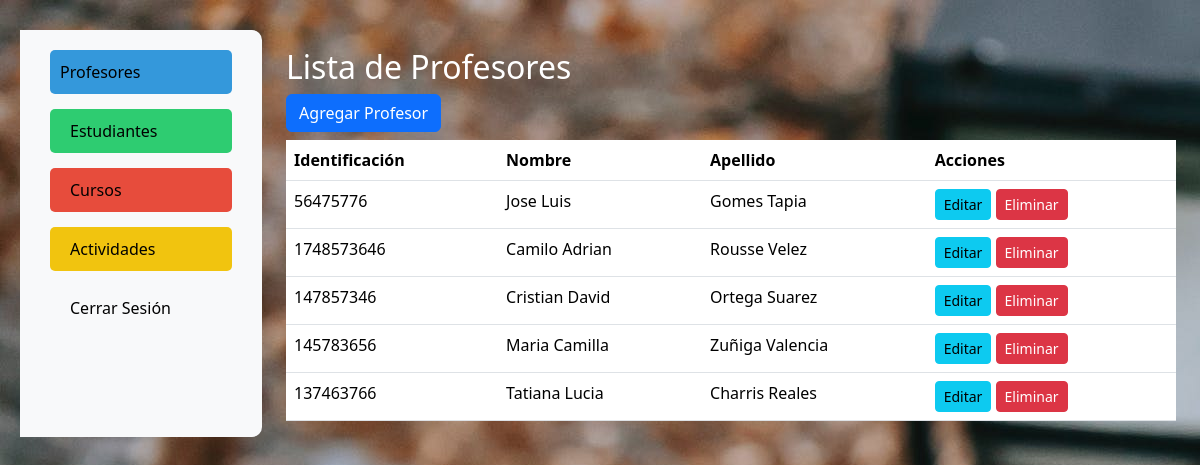
The page /profesores/ on the database its author committed.
### cursos/models.py (models this page shows)
class Profesor(models.Model):
    identificacion = models.CharField(primary_key=True, max_length=20)
    nombre = models.CharField(max_length=100)
    apellido = models.CharField(max_length=100)

### cursos/views.py (the view)
# urls.py: path('profesores/', views.lista_profesores, name='lista_profesores'),
def lista_profesores(request):
    profesores = Profesor.objects.all()
    return render(request, 'cursos/lista_profesores.html', {'profesores': profesores})

### cursos/templates/cursos/lista_profesores.html
{% extends 'plantilla.html' %}
{% load static %}
{% block content %}
<div class="container mt-4">
    <h2 style="color: white;">Lista de Profesores</h2>
    <a href="{% url 'agregar_profesor' %}" class="btn btn-primary mb-2">Agregar Profesor</a>
    <br>
    <table class="table">
        <thead>
            <tr>
                <th>Identificación</th>
                <th>Nombre</th>
                <th>Apellido</th>
                <th>Acciones</th>
            </tr>
        </thead>
        <tbody>
            {% for profesor in profesores %}
            <tr>
                <td>{{ profesor.identificacion }}</td>
                <td>{{ profesor.nombre }}</td>
                <td>{{ profesor.apellido }}</td>
                <td>
                    <a href="{% url 'editar_profesor' profesor_id=profesor.identificacion %}" class="btn btn-sm btn-info">Editar</a>
                    <a href="{% url 'eliminar_profesor' profesor_id=profesor.identificacion %}" class="btn btn-sm btn-danger">Eliminar</a>
                </td>
            </tr>
            {% endfor %}
        </tbody>
    </table>
</div>
{% endblock %}

### cursos/static/estilos.css (style rules this page uses)
body { background-color: #2052bd; }
body { background-image: url('img/fondo.jpg'); }

### rows shown on the page
Profesor: identificacion "56475776", nombre "Jose Luis", apellido "Gomes Tapia"
Profesor: identificacion "1748573646", nombre "Camilo Adrian", apellido "Rousse Velez"
Profesor: identificacion "147857346", nombre "Cristian David", apellido "Ortega Suarez"
Profesor: identificacion "145783656", nombre "Maria Camilla", apellido "Zuñiga Valencia"
Profesor: identificacion "137463766", nombre "Tatiana Lucia", apellido "Charris Reales"
